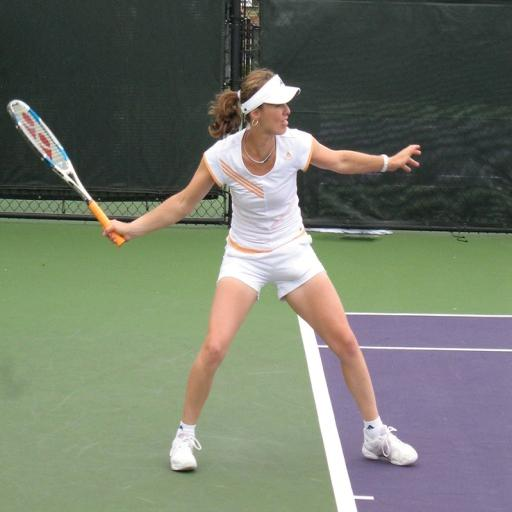
%> input picture 1.jpg, 512 x 512 px
$ octave --eval "result = sobelEdgeDetection(imread('1.jpg'));"   (GNU Octave 9; MATLAB toolbox functions it lacks are replaced by stand-ins)
%> lines starting %> are read from the running program, lines starting %| are printed output that depends on the picture
function edge_img = sobelEdgeDetection(input_img)
    % 如果输入图像是彩色图像，则转换为灰度图像
    if size(input_img, 3) > 1
        input_img = rgb2gray(input_img);  % 转换为灰度图像
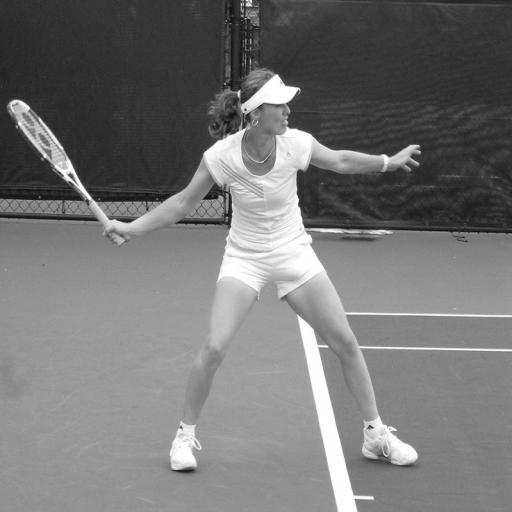
%> input_img: size 512x512 uint8; min 8, max 255, mean 116.7
    end

    % 定义Sobel算子内核
    Gx = [-1 0 1; -2 0 2; -1 0 1];  % 水平方向的Sobel算子
    Gy = [-1 -2 -1; 0 0 0; 1 2 1];  % 垂直方向的Sobel算子

    % 使用卷积操作将图像与Gx和Gy算子进行卷积，计算图像的梯度
    Ix = conv2(double(input_img), Gx, 'same');  % 计算水平方向的梯度
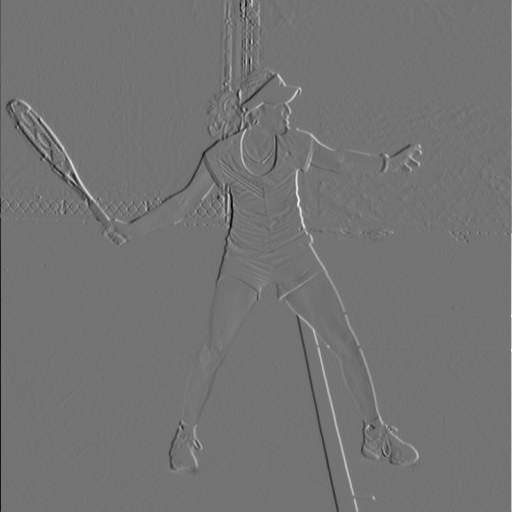
%> Ix: size 512x512 double; min -727, max 870, mean 0; drawn with min black and max white
    Iy = conv2(double(input_img), Gy, 'same');  % 计算垂直方向的梯度
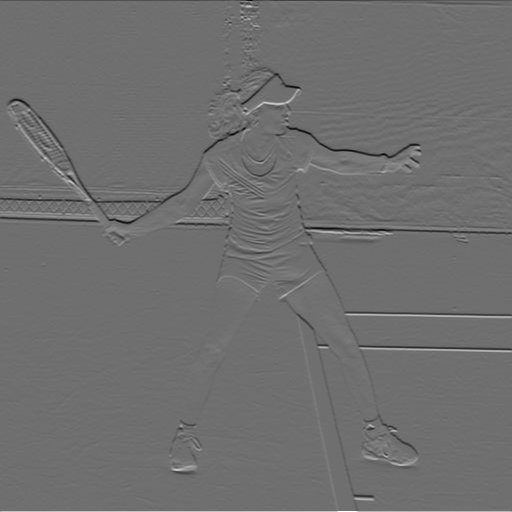
%> Iy: size 512x512 double; min -795, max 1020, mean -0.7; drawn with min black and max white

    % 计算梯度的幅值
    edge_img = sqrt(Ix.^2 + Iy.^2);  % 使用勾股定理计算梯度幅值
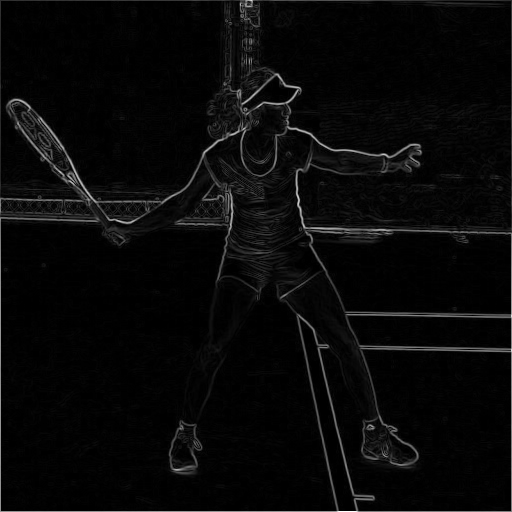
%> edge_img: size 512x512 double; min 0, max 1020, mean 35.7; drawn with min black and max white

    % 将边缘图像的值归一化到[0, 255]范围内
    edge_img = uint8(255 * mat2gray(edge_img));  % 归一化并转换为uint8类型
%> edge_img: size 512x512 uint8
end
